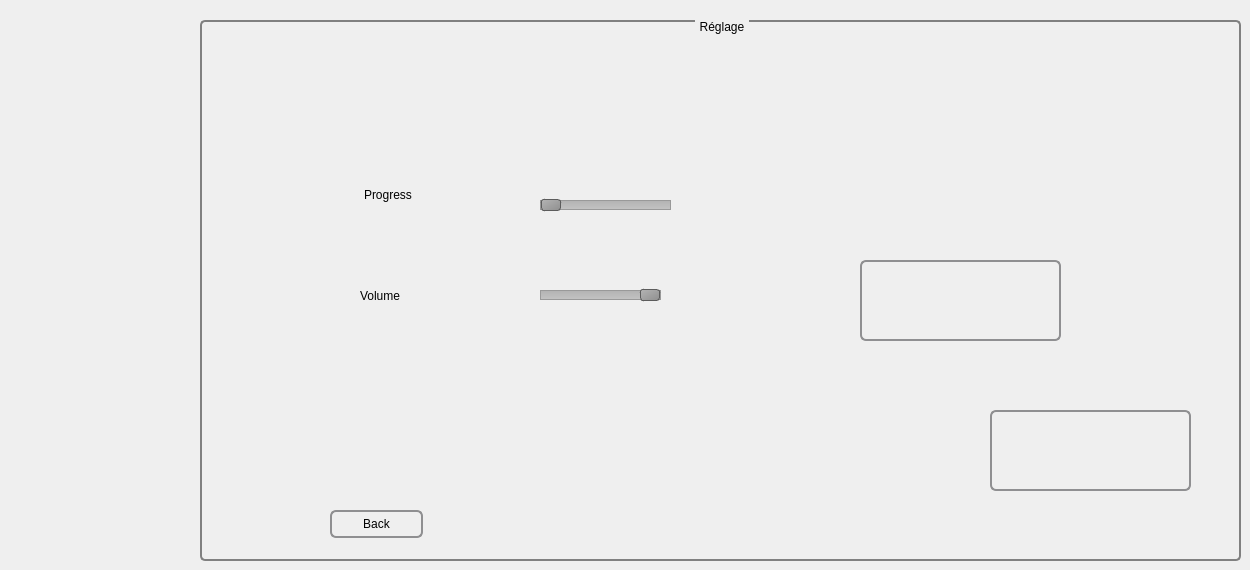
    <widget class="QWidget" name="page_4">
     <widget class="QGroupBox" name="groupBox_12">
      <property name="geometry">
       <rect>
        <x>200</x>
        <y>20</y>
        <width>1041</width>
        <height>541</height>
       </rect>
      </property>
      <property name="styleSheet">
       <string notr="true">QGroupBox {
    background-color: qlineargradient(x1: 0, y1: 0, x2: 0, y2: 1,
                                      stop: 0 #E0E0E0, stop: 1 #FFFFFF);
    border: 2px solid gray;
    border-radius: 5px;
    margin-top: 1ex; /* leave space at the top for the title */
}

QGroupBox::title {
    subcontrol-origin: margin;
    subcontrol-position: top center; /* position at the top center */
    padding: 0 3px;
    background-color: qlineargradient(x1: 0, y1: 0, x2: 0, y2: 1,
                                      stop: 0 #FF0ECE, stop: 1 #FFFFFF);
}</string>
      </property>
      <property name="title">
       <string>Réglage</string>
      </property>
      <widget class="QLabel" name="label_49">
       <property name="geometry">
        <rect>
         <x>164</x>
         <y>149</y>
         <width>151</width>
         <height>51</height>
        </rect>
       </property>
       <property name="styleSheet">
        <string notr="true">font: 25 18pt &quot;Footlight MT Light&quot;;</string>
       </property>
       <property name="text">
        <string>Progress</string>
       </property>
      </widget>
      <widget class="QLabel" name="label_50">
       <property name="geometry">
        <rect>
         <x>160</x>
         <y>260</y>
         <width>151</width>
         <height>31</height>
        </rect>
       </property>
       <property name="styleSheet">
        <string notr="true">font: 25 18pt &quot;Footlight MT Light&quot;;</string>
       </property>
       <property name="text">
        <string>Volume</string>
       </property>
      </widget>
      <widget class="QPushButton" name="pushButton_stop">
       <property name="geometry">
        <rect>
         <x>790</x>
         <y>390</y>
         <width>201</width>
         <height>81</height>
        </rect>
       </property>
       <property name="styleSheet">
        <string notr="true">QPushButton {
	image: url(:/mute.png);
    border: 2px solid #8f8f91;
    border-radius: 6px;
    background-color: qlineargradient(x1: 0, y1: 0, x2: 0, y2: 1,
                                      stop: 0 #f6f7fa, stop: 1 #dadbde);
    min-width: 80px;
}

QPushButton:pressed {
    background-color: qlineargradient(x1: 0, y1: 0, x2: 0, y2: 1,
                                      stop: 0 #dadbde, stop: 1 #f6f7fa);
}

QPushButton:flat {
    border: none; /* no border for a flat push button */
}

QPushButton:default {
    border-color: navy; /* make the default button prominent */
}

</string>
       </property>
       <property name="text">
        <string/>
       </property>
      </widget>
      <widget class="QPushButton" name="pushButton_start">
       <property name="geometry">
        <rect>
         <x>660</x>
         <y>240</y>
         <width>201</width>
         <height>81</height>
        </rect>
       </property>
       <property name="styleSheet">
        <string notr="true">QPushButton {
	image: url(:/play.png);
    border: 2px solid #8f8f91;
    border-radius: 6px;
    background-color: qlineargradient(x1: 0, y1: 0, x2: 0, y2: 1,
                                      stop: 0 #f6f7fa, stop: 1 #dadbde);
    min-width: 80px;
}

QPushButton:pressed {
    background-color: qlineargradient(x1: 0, y1: 0, x2: 0, y2: 1,
                                      stop: 0 #dadbde, stop: 1 #f6f7fa);
}

QPushButton:flat {
    border: none; /* no border for a flat push button */
}

QPushButton:default {
    border-color: navy; /* make the default button prominent */
}

</string>
       </property>
       <property name="text">
        <string/>
       </property>
      </widget>
      <widget class="QSlider" name="volumeSlider">
       <property name="geometry">
        <rect>
         <x>340</x>
         <y>260</y>
         <width>121</width>
         <height>31</height>
        </rect>
       </property>
       <property name="styleSheet">
        <string notr="true">QSlider::groove:horizontal {
    border: 1px solid #999999;
    height: 8px; /* the groove expands to the size of the slider by default. by giving it a height, it has a fixed size */
    background: qlineargradient(x1:0, y1:0, x2:0, y2:1, stop:0 #B1B1B1, stop:1 #c4c4c4);
    margin: 2px 0;
}

QSlider::handle:horizontal {
    background: qlineargradient(x1:0, y1:0, x2:1, y2:1, stop:0 #b4b4b4, stop:1 #8f8f8f);
    border: 1px solid #5c5c5c;
    width: 18px;
    margin: -2px 0; /* handle is placed by default on the contents rect of the groove. Expand outside the groove */
    border-radius: 3px;
}</string>
       </property>
       <property name="value">
        <number>99</number>
       </property>
       <property name="orientation">
        <enum>Qt::Horizontal</enum>
       </property>
      </widget>
      <widget class="QSlider" name="progressSlider">
       <property name="geometry">
        <rect>
         <x>340</x>
         <y>170</y>
         <width>131</width>
         <height>31</height>
        </rect>
       </property>
       <property name="styleSheet">
        <string notr="true">QSlider::groove:horizontal {
    border: 1px solid #999999;
    height: 8px; /* the groove expands to the size of the slider by default. by giving it a height, it has a fixed size */
    background: qlineargradient(x1:0, y1:0, x2:0, y2:1, stop:0 #B1B1B1, stop:1 #c4c4c4);
    margin: 2px 0;
}

QSlider::handle:horizontal {
    background: qlineargradient(x1:0, y1:0, x2:1, y2:1, stop:0 #b4b4b4, stop:1 #8f8f8f);
    border: 1px solid #5c5c5c;
    width: 18px;
    margin: -2px 0; /* handle is placed by default on the contents rect of the groove. Expand outside the groove */
    border-radius: 3px;
}</string>
       </property>
       <property name="orientation">
        <enum>Qt::Horizontal</enum>
       </property>
      </widget>
      <widget class="QPushButton" name="pushButton_back">
       <property name="geometry">
        <rect>
         <x>130</x>
         <y>490</y>
         <width>93</width>
         <height>28</height>
        </rect>
       </property>
       <property name="styleSheet">
        <string notr="true">QPushButton {
    border: 2px solid #8f8f91;
    border-radius: 6px;
    background-color: qlineargradient(x1: 0, y1: 0, x2: 0, y2: 1,
                                      stop: 0 #f6f7fa, stop: 1 #dadbde);
    min-width: 80px;
}

QPushButton:pressed {
    background-color: qlineargradient(x1: 0, y1: 0, x2: 0, y2: 1,
                                      stop: 0 #dadbde, stop: 1 #f6f7fa);
}

QPushButton:flat {
    border: none; /* no border for a flat push button */
}

QPushButton:default {
    border-color: navy; /* make the default button prominent */
}

</string>
       </property>
       <property name="text">
        <string>Back</string>
       </property>
       <property name="icon">
        <iconset resource="imagee.qrc">
         <normaloff>:/back.png</normaloff>:/back.png</iconset>
       </property>
      </widget>
     </widget>
    </widget>
